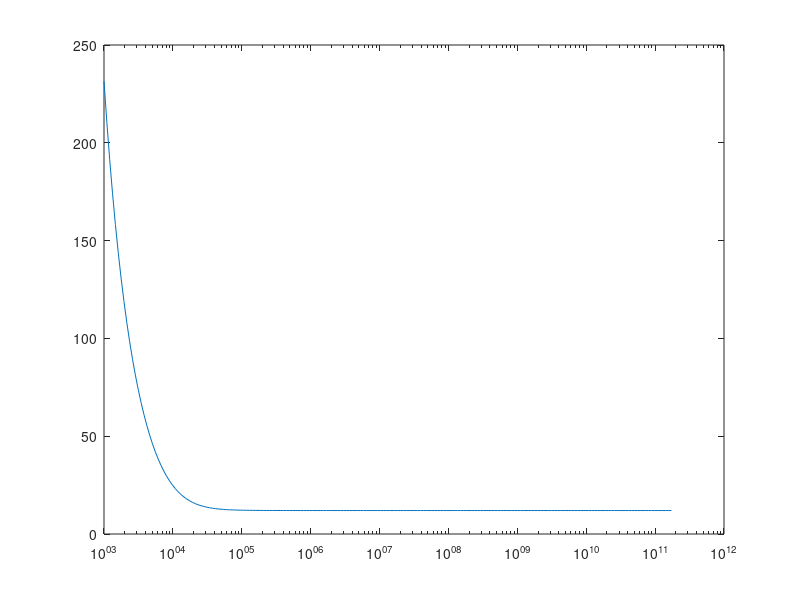
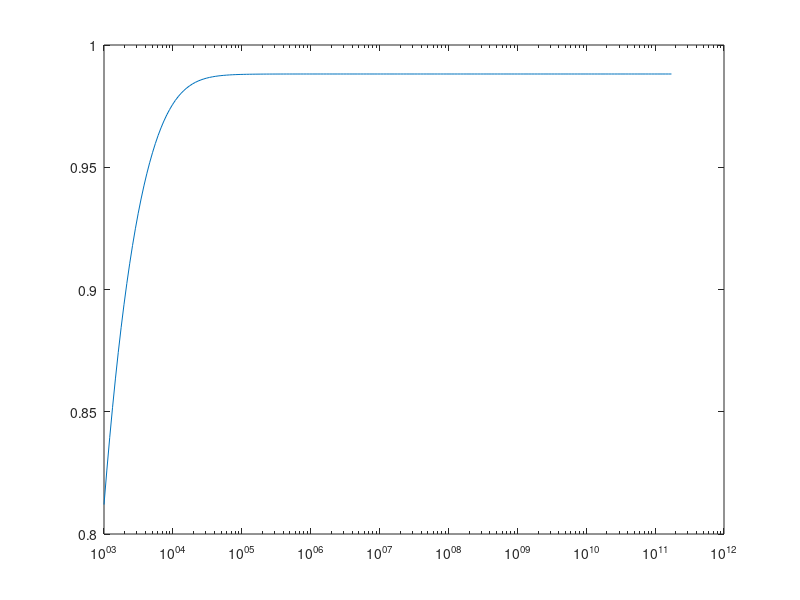

The MATLAB source for these figures, in order:
Rsw=1;
RL=1e3;
C1=8.65e-6;
C2=8.65e-6;
CL=86.5e-6;

%F=logspace(1,8,7);

F(1)=1e3;
for i=2:200
    F(i)=1.1*F(i-1);
end

for i=1:200
    f=F(i);
    n=1000;    %no. of phase1-phase2 cycles
    %f=1e3;   %freq of operation
    nos=10;  %no. of samples in a  complete cycle
    duty=0.5;%duty cycle
    
    a1=[-1/(2*C1*Rsw) -1/(2*C1*Rsw) 1/(2*C1*Rsw);
        -1/(2*C2*Rsw) -1/(2*C2*Rsw) 1/(2*C2*Rsw);
        1/(2*CL*Rsw)  1/(2*CL*Rsw)  (1/CL)*((-1/RL)-(1/(2*Rsw)))];
    
    b1=[-1/(2*C1*Rsw) ; -1/(2*C2*Rsw); 1/(2*CL*Rsw)];
    
    c1=[0 0 1];
    d1=0;
    
    a2=[-1/(2*C1*Rsw)  0             0;
        0            -1/(2*C2*Rsw)  0;
        0             0            -1/(CL*RL)];
    
    b2=[1/(2*C1*Rsw) ; 1/(2*C2*Rsw);  0];
    c2=[0 0 1];
    d2=0;
    vin=5;
    time=1/(f*nos)*(1:n*nos);
    X=zeros(4,nos);
    
    t=1/(2*f);
    M1=expm(t*[a1 b1; zeros(1,3) zeros(1)]);
    M2=expm(t*[a2 b2; zeros(1,3) zeros(1)]);
    
    % k=100000000000;
    % Xk=((M2^(nos/2))*(M1^(nos/2)))^(k)*[x0'; vin];
    
    P1=(M2*M1);
    P=P1-eye(4);
    A=P(1:3,1:3);
    b=-vin*P(1:3,4);
    SS = linsolve(A,b);
    
    nos=1000;
    t=1/(f*nos);
    M1=expm(t*[a1 b1; zeros(1,3) zeros(1)]);
    M2=expm(t*[a2 b2; zeros(1,3) zeros(1)]);
    
    X(:,1)=M1*[SS;vin];
    for j=(2:nos*duty)
        X(:,j)=M1*X(:,j-1);
    end
    for j=(nos*duty+1:nos)
        X(:,j)=M2*X(:,j-1);
    end
    
    vrms=rms(X(3,:));
    Req(i)=RL*(3*5/vrms-1);
    Eff(i)=RL/(RL+Req(i));
end
figure
semilogx(F,Req);
figure
semilogx(F,Eff);

